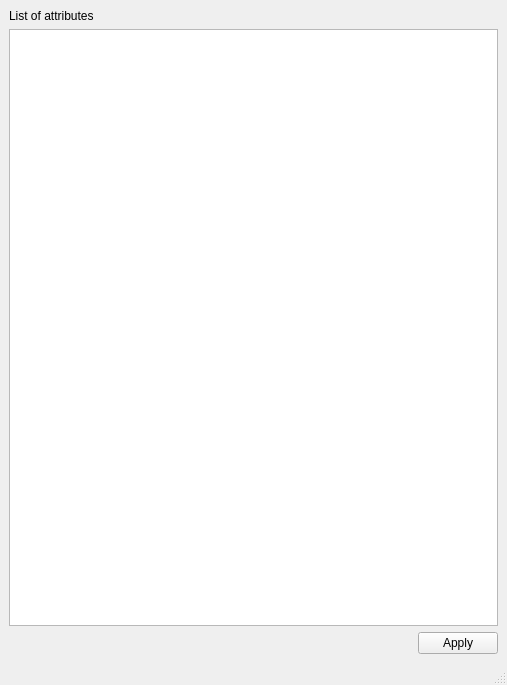
<?xml version="1.0" encoding="UTF-8"?>
<ui version="4.0">
 <class>SelectFields</class>
 <widget class="QMainWindow" name="SelectFields">
  <property name="geometry">
   <rect>
    <x>0</x>
    <y>0</y>
    <width>507</width>
    <height>685</height>
   </rect>
  </property>
  <property name="windowTitle">
   <string>Sort columns and show/hide /</string>
  </property>
  <property name="windowIcon">
   <iconset>
    <normaloff>icons/viur.png</normaloff>icons/viur.png</iconset>
  </property>
  <widget class="QWidget" name="centralwidget">
   <layout class="QVBoxLayout" name="verticalLayout">
    <item>
     <widget class="QLabel" name="label_2">
      <property name="text">
       <string>List of attributes</string>
      </property>
     </widget>
    </item>
    <item>
     <widget class="QListWidget" name="listAvaiableFields">
      <property name="editTriggers">
       <set>QAbstractItemView::DoubleClicked|QAbstractItemView::EditKeyPressed|QAbstractItemView::SelectedClicked</set>
      </property>
      <property name="showDropIndicator" stdset="0">
       <bool>false</bool>
      </property>
      <property name="dragEnabled">
       <bool>false</bool>
      </property>
      <property name="dragDropMode">
       <enum>QAbstractItemView::NoDragDrop</enum>
      </property>
      <property name="selectionMode">
       <enum>QAbstractItemView::SingleSelection</enum>
      </property>
      <property name="iconSize">
       <size>
        <width>30</width>
        <height>30</height>
       </size>
      </property>
      <property name="viewMode">
       <enum>QListView::ListMode</enum>
      </property>
      <property name="modelColumn">
       <number>0</number>
      </property>
      <property name="selectionRectVisible">
       <bool>false</bool>
      </property>
     </widget>
    </item>
    <item>
     <layout class="QHBoxLayout" name="horizontalLayout">
      <item>
       <spacer name="horizontalSpacer">
        <property name="orientation">
         <enum>Qt::Horizontal</enum>
        </property>
        <property name="sizeHint" stdset="0">
         <size>
          <width>40</width>
          <height>20</height>
         </size>
        </property>
       </spacer>
      </item>
      <item>
       <widget class="QPushButton" name="btnApply">
        <property name="text">
         <string>Apply</string>
        </property>
        <property name="icon">
         <iconset>
          <normaloff>icons/actions/save.png</normaloff>icons/actions/save.png</iconset>
        </property>
       </widget>
      </item>
     </layout>
    </item>
   </layout>
  </widget>
  <widget class="QMenuBar" name="menubar">
   <property name="geometry">
    <rect>
     <x>0</x>
     <y>0</y>
     <width>507</width>
     <height>22</height>
    </rect>
   </property>
  </widget>
  <widget class="QStatusBar" name="statusbar"/>
 </widget>
 <resources/>
 <connections/>
</ui>
